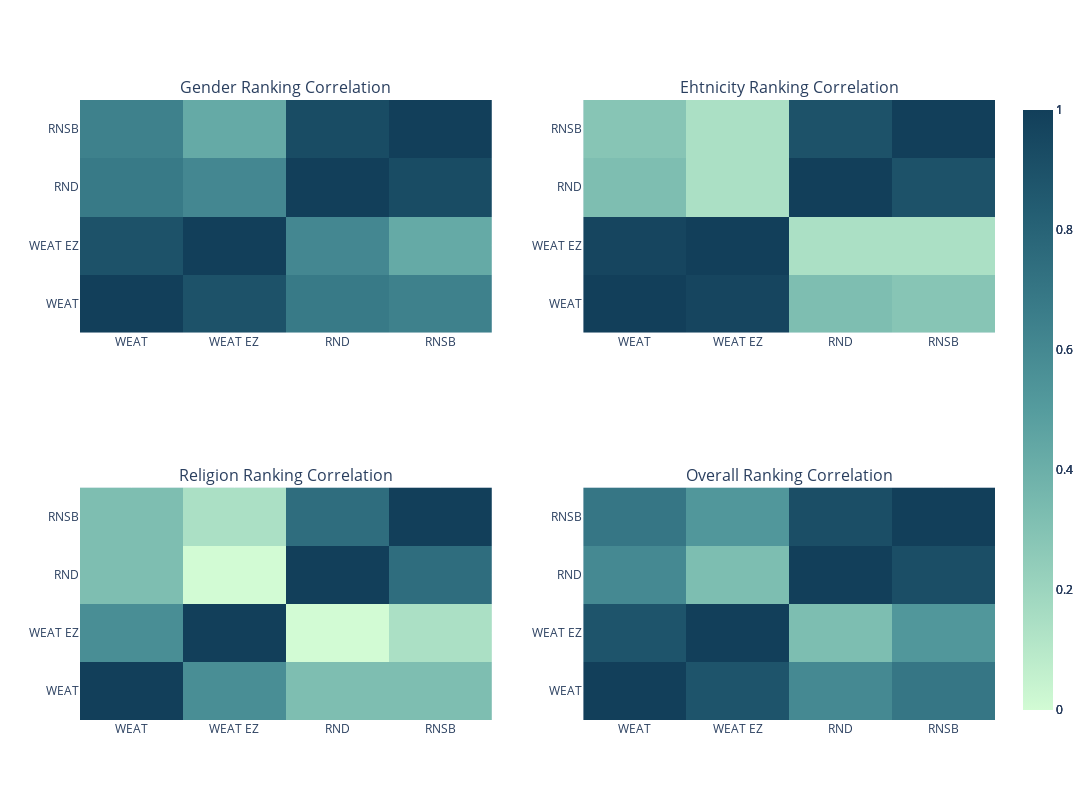

Notebook cell for this chart:
### Code cell
correlations_plot = make_subplots(2,2)

fig = make_subplots(rows=2,
                    cols=2,
                    subplot_titles=("Gender Ranking Correlation",
                                    "Ehtnicity Ranking Correlation",
                                    "Religion Ranking Correlation",
                                    "Overall Ranking Correlation"))
fig.add_trace(plot_ranking_correlations(gender_correlations).data[0], row=1, col=1)
fig.add_trace(plot_ranking_correlations(ethnicity_correlations).data[0], row=1, col=2)
fig.add_trace(plot_ranking_correlations(religion_correlations).data[0], row=2, col=1)
fig.add_trace(plot_ranking_correlations(overall_correlations).data[0], row=2, col=2)

fig.update_layout(width=1200, height = 800)
fig.show()

### Figure 1 — Plotly figure (JSON) as saved in the notebook; plotly's stock layout.template omitted (floating-point values rounded to 4 significant figures)
{"data": [{"colorscale": [[0, "rgb(210, 251, 212)"], [0.1667, "rgb(165, 219, 194)"], [0.3333, "rgb(123, 188, 176)"], [0.5, "rgb(85, 156, 158)"], [0.6667, "rgb(58, 124, 137)"], [0.8333, "rgb(35, 93, 114)"], [1, "rgb(18, 63, 90)"]], "hoverongaps": false, "type": "heatmap", "x": ["WEAT", "WEAT EZ", "RND", "RNSB"], "xaxis": "x", "y": ["WEAT", "WEAT EZ", "RND", "RNSB"], "yaxis": "y", "z": [[1, 0.8929, 0.6786, 0.6429], [0.8929, 1, 0.6071, 0.4286], [0.6786, 0.6071, 1, 0.9286], [0.6429, 0.4286, 0.9286, 1]], "zmax": 1, "zmin": 0}, {"colorscale": [[0, "rgb(210, 251, 212)"], [0.1667, "rgb(165, 219, 194)"], [0.3333, "rgb(123, 188, 176)"], [0.5, "rgb(85, 156, 158)"], [0.6667, "rgb(58, 124, 137)"], [0.8333, "rgb(35, 93, 114)"], [1, "rgb(18, 63, 90)"]], "hoverongaps": false, "type": "heatmap", "x": ["WEAT", "WEAT EZ", "RND", "RNSB"], "xaxis": "x2", "y": ["WEAT", "WEAT EZ", "RND", "RNSB"], "yaxis": "y2", "z": [[1, 0.9643, 0.3214, 0.2857], [0.9643, 1, 0.1429, 0.1429], [0.3214, 0.1429, 1, 0.8929], [0.2857, 0.1429, 0.8929, 1]], "zmax": 1, "zmin": 0}, {"colorscale": [[0, "rgb(210, 251, 212)"], [0.1667, "rgb(165, 219, 194)"], [0.3333, "rgb(123, 188, 176)"], [0.5, "rgb(85, 156, 158)"], [0.6667, "rgb(58, 124, 137)"], [0.8333, "rgb(35, 93, 114)"], [1, "rgb(18, 63, 90)"]], "hoverongaps": false, "type": "heatmap", "x": ["WEAT", "WEAT EZ", "RND", "RNSB"], "xaxis": "x3", "y": ["WEAT", "WEAT EZ", "RND", "RNSB"], "yaxis": "y3", "z": [[1, 0.5714, 0.3214, 0.3214], [0.5714, 1, -0.25, 0.1429], [0.3214, -0.25, 1, 0.75], [0.3214, 0.1429, 0.75, 1]], "zmax": 1, "zmin": 0}, {"colorscale": [[0, "rgb(210, 251, 212)"], [0.1667, "rgb(165, 219, 194)"], [0.3333, "rgb(123, 188, 176)"], [0.5, "rgb(85, 156, 158)"], [0.6667, "rgb(58, 124, 137)"], [0.8333, "rgb(35, 93, 114)"], [1, "rgb(18, 63, 90)"]], "hoverongaps": false, "type": "heatmap", "x": ["WEAT", "WEAT EZ", "RND", "RNSB"], "xaxis": "x4", "y": ["WEAT", "WEAT EZ", "RND", "RNSB"], "yaxis": "y4", "z": [[1, 0.885, 0.5987, 0.6977], [0.885, 1, 0.3238, 0.5265], [0.5987, 0.3238, 1, 0.9163], [0.6977, 0.5265, 0.9163, 1]], "zmax": 1, "zmin": 0}], "layout": {"annotations": [{"font": {"size": 16}, "showarrow": false, "text": "Gender Ranking Correlation", "x": 0.225, "xanchor": "center", "xref": "paper", "y": 1, "yanchor": "bottom", "yref": "paper"}, {"font": {"size": 16}, "showarrow": false, "text": "Ehtnicity Ranking Correlation", "x": 0.775, "xanchor": "center", "xref": "paper", "y": 1, "yanchor": "bottom", "yref": "paper"}, {"font": {"size": 16}, "showarrow": false, "text": "Religion Ranking Correlation", "x": 0.225, "xanchor": "center", "xref": "paper", "y": 0.375, "yanchor": "bottom", "yref": "paper"}, {"font": {"size": 16}, "showarrow": false, "text": "Overall Ranking Correlation", "x": 0.775, "xanchor": "center", "xref": "paper", "y": 0.375, "yanchor": "bottom", "yref": "paper"}], "height": 800, "width": 1200, "xaxis": {"anchor": "y", "domain": [0, 0.45]}, "xaxis2": {"anchor": "y2", "domain": [0.55, 1]}, "xaxis3": {"anchor": "y3", "domain": [0, 0.45]}, "xaxis4": {"anchor": "y4", "domain": [0.55, 1]}, "yaxis": {"anchor": "x", "domain": [0.625, 1]}, "yaxis2": {"anchor": "x2", "domain": [0.625, 1]}, "yaxis3": {"anchor": "x3", "domain": [0, 0.375]}, "yaxis4": {"anchor": "x4", "domain": [0, 0.375]}}}
